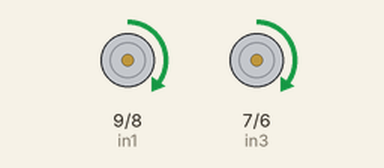
This sketch was run on a simulated Arduino Uno, built with avr-gcc and run on an emulated ATmega328P. On the bench: motor-driver pin pairs drawn as motors (green arrow = first pin HIGH = forward, orange = second pin HIGH = backward, longer = more drive, scaled by the enable pin).

Above: at 0.7 s.
At 8.0 s:
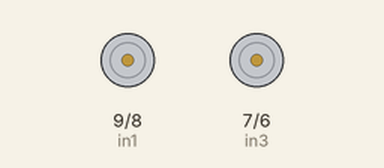
At 13.0 s:
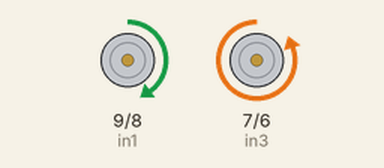
At 22.7 s:
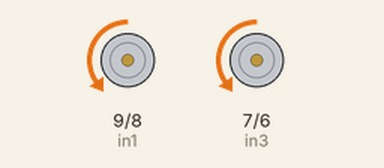
Timing chart, 0 to 26.7 s (numbered marks = the images above):
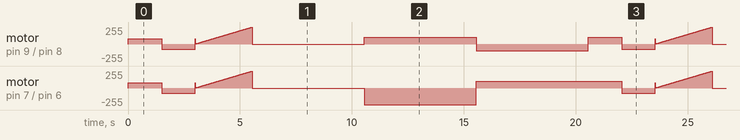

The sketch:

rocker_bogie.ino
```cpp
//Motores A
int ena = 10;
int in1 = 9;
int in2 = 8;

//Motores B
int enb = 5;
int in3 = 7;
int in4 = 6;

//Robot


void setup() {
  // put your setup code here, to run once:
  //Motores A
  pinMode(ena, OUTPUT);
  pinMode(in1, OUTPUT);
  pinMode(in2, OUTPUT);
  digitalWrite(in1, HIGH);
  digitalWrite(in2, LOW);


  //Motores A
  pinMode(enb, OUTPUT);
  pinMode(in3, OUTPUT);
  pinMode(in4, OUTPUT);
  digitalWrite(in3, HIGH);
  digitalWrite(in4, LOW);

}

void loop() {
  // put your main code here, to run repeatedly:

  moverAdelante(80, 1500);
  moverAtras(80, 1500);
  acelerarAdelante(10);
  detener(5000);
  rotarDerecha(5000);
  rotarIzquierda(5000);


  //exit(0);
}


void moverAdelante(int velocidad, int tiempo){
  //Velocidad puede ser de 0 a 255
  //El tiempo es en milisegundos

  //Motor A
  digitalWrite(in1, HIGH);
  digitalWrite(in2, LOW);

  //Motor B
  digitalWrite(in3, HIGH);
  digitalWrite(in4, LOW);

  analogWrite(ena, velocidad);
  analogWrite(enb, velocidad);

  delay(tiempo);

  analogWrite(ena, 0);
  analogWrite(enb, 0);

}


void moverAtras(int velocidad, int tiempo){
  //Velocidad puede ser de 0 a 255
  //El tiempo es en milisegundos

  //Motor A
  digitalWrite(in1, LOW);
  digitalWrite(in2, HIGH);

  //Motor B
  digitalWrite(in3, LOW);
  digitalWrite(in4, HIGH);

  analogWrite(ena, velocidad);
  analogWrite(enb, velocidad);

  delay(tiempo);

  analogWrite(ena, 0);
  analogWrite(enb, 0);

}


void rotarDerecha(int tiempo){
  //Velocidad puede ser de 0 a 255
  //El tiempo es en milisegundos

  //Motor A
  digitalWrite(in1, HIGH);
  digitalWrite(in2, LOW);

  //Motor B
  digitalWrite(in3, LOW);
  digitalWrite(in4, HIGH);

  analogWrite(ena, 100);
  analogWrite(enb, 100);

  delay(tiempo);

  analogWrite(ena, 0);
  analogWrite(enb, 0);

}

void rotarIzquierda(int tiempo){
  //Velocidad puede ser de 0 a 255
  //El tiempo es en milisegundos

  //Motor A
  digitalWrite(in1, LOW);
  digitalWrite(in2, HIGH);

  //Motor B
  digitalWrite(in3, HIGH);
  digitalWrite(in4, LOW);

  analogWrite(ena, 100);
  analogWrite(enb, 100);

  delay(tiempo);

  analogWrite(ena, 0);
  analogWrite(enb, 0);
}

void acelerarAdelante(int tiempo){
  //El tiempo es en milisegundos

  //Motor A
  digitalWrite(in1, HIGH);
  digitalWrite(in2, LOW);

  //Motor B
  digitalWrite(in3, HIGH);
  digitalWrite(in4, LOW);

  for(int i = 1; i<255; i++){
    analogWrite(ena, i);
    analogWrite(enb, i);
    delay(tiempo);
  }

}

void detener(int tiempo){
  //Velocidad puede ser de 0 a 255
  //El tiempo es en milisegundos

  //Motor A
  digitalWrite(in1, HIGH);
  digitalWrite(in2, LOW);

  //Motor B
  digitalWrite(in3, HIGH);
  digitalWrite(in4, LOW);

  analogWrite(ena, 0);
  analogWrite(enb, 0);

  delay(tiempo);
}
```
